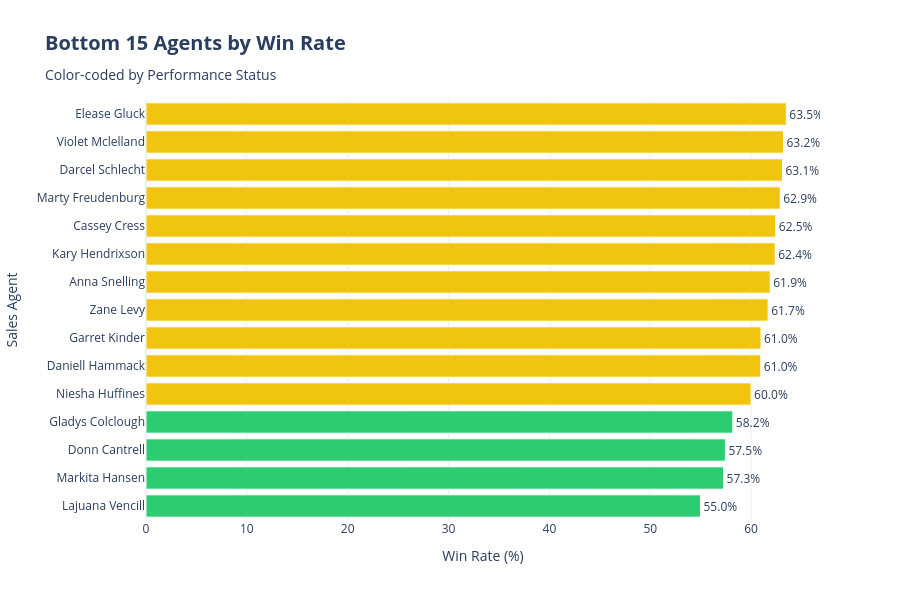

The notebook cell saved with this chart:
### Markdown cell above
## 📊 Plot 2.1: Bottom 15 Agents by Win Rate

### Code cell
# Bottom 15 by win rate
bottom_15 = qualified_agents.nsmallest(15, 'win_rate_percent').sort_values('win_rate_percent')

color_map = {
    '🔴 Critical': '#e74c3c',
    '🟡 Needs Improvement': '#f39c12',
    '🟢 Good': '#2ecc71',
    '⭐ Excellent': '#f1c40f'
}

colors = [color_map[status] for status in bottom_15['performance_status']]

fig = go.Figure()

fig.add_trace(go.Bar(
    y=bottom_15['sales_agent'],
    x=bottom_15['win_rate_percent'],
    orientation='h',
    marker=dict(color=colors, line=dict(color='white', width=1)),
    text=[f"{v:.1f}%" for v in bottom_15['win_rate_percent']],
    textposition='outside',
    hovertemplate='<b>%{y}</b><br>Win Rate: %{x:.1f}%<extra></extra>'
))

fig.update_layout(
    title=dict(
        text='<b>Bottom 15 Agents by Win Rate</b><br><sub>Color-coded by Performance Status</sub>',
        font=dict(size=20)
    ),
    xaxis_title='Win Rate (%)',
    yaxis_title='Sales Agent',
    height=600,
    showlegend=False
)

fig.show()

### Figure 1 — Plotly figure (JSON) as saved in the notebook; plotly's stock layout.template omitted (floating-point values rounded to 4 significant figures)
{"data": [{"hovertemplate": "<b>%{y}</b><br>Win Rate: %{x:.1f}%<extra></extra>", "marker": {"color": ["#2ecc71", "#2ecc71", "#2ecc71", "#2ecc71", "#f1c40f", "#f1c40f", "#f1c40f", "#f1c40f", "#f1c40f", "#f1c40f", "#f1c40f", "#f1c40f", "#f1c40f", "#f1c40f", "#f1c40f"], "line": {"color": "white", "width": 1}}, "orientation": "h", "text": ["55.0%", "57.3%", "57.5%", "58.2%", "60.0%", "61.0%", "61.0%", "61.7%", "61.9%", "62.4%", "62.5%", "62.9%", "63.1%", "63.2%", "63.5%"], "textposition": "outside", "type": "bar", "x": [54.98, 57.27, 57.45, 58.19, 60, 60.96, 60.98, 61.69, 61.9, 62.39, 62.45, 62.89, 63.11, 63.21, 63.49], "y": ["Lajuana Vencill", "Markita Hansen", "Donn Cantrell", "Gladys Colclough", "Niesha Huffines", "Daniell Hammack", "Garret Kinder", "Zane Levy", "Anna Snelling", "Kary Hendrixson", "Cassey Cress", "Marty Freudenburg", "Darcel Schlecht", "Violet Mclelland", "Elease Gluck"]}], "layout": {"height": 600, "showlegend": false, "title": {"font": {"size": 20}, "text": "<b>Bottom 15 Agents by Win Rate</b><br><sub>Color-coded by Performance Status</sub>"}, "xaxis": {"title": {"text": "Win Rate (%)"}}, "yaxis": {"title": {"text": "Sales Agent"}}}}
